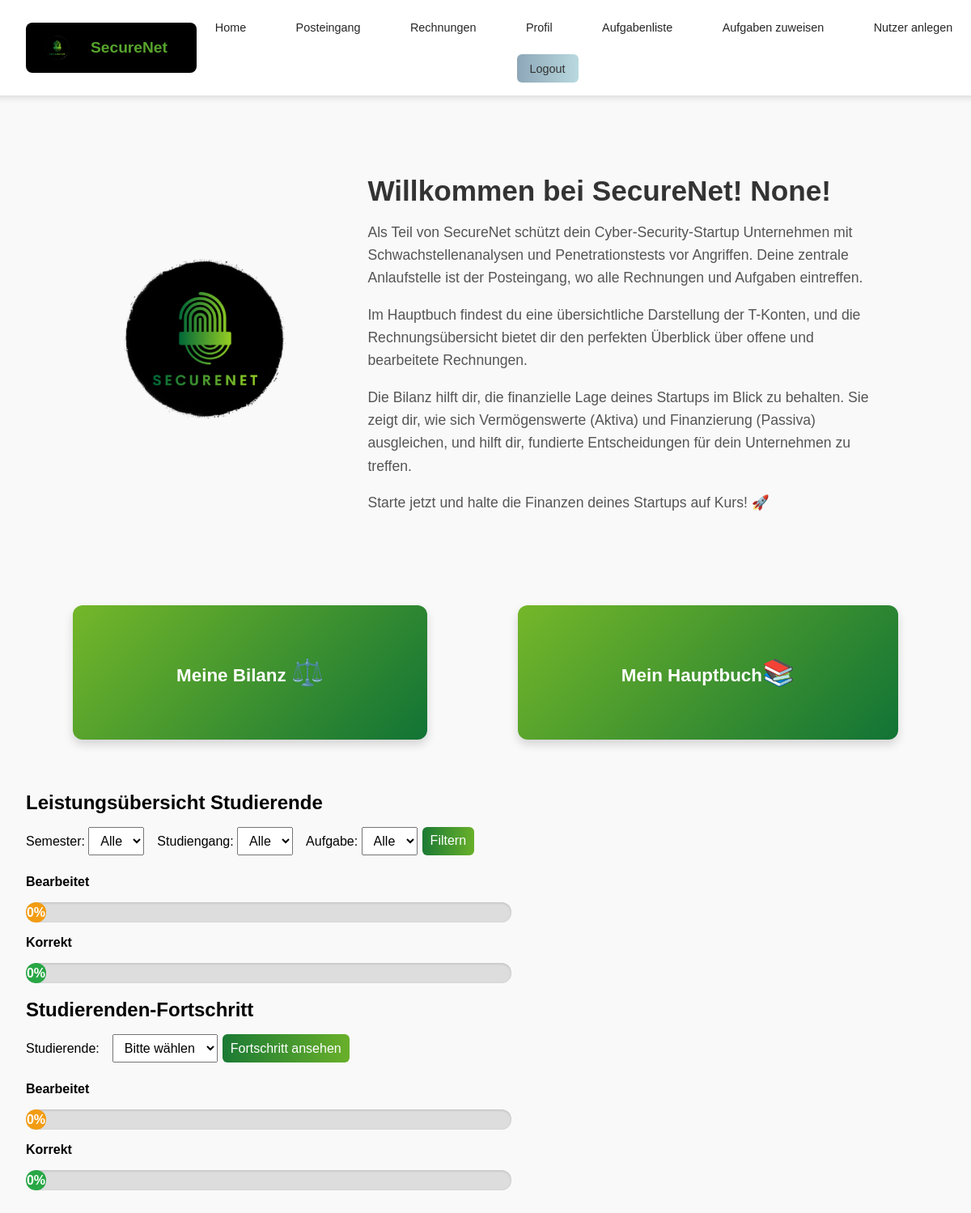
/frontpage/ (signed in), run on an earlier commit of the app's database.
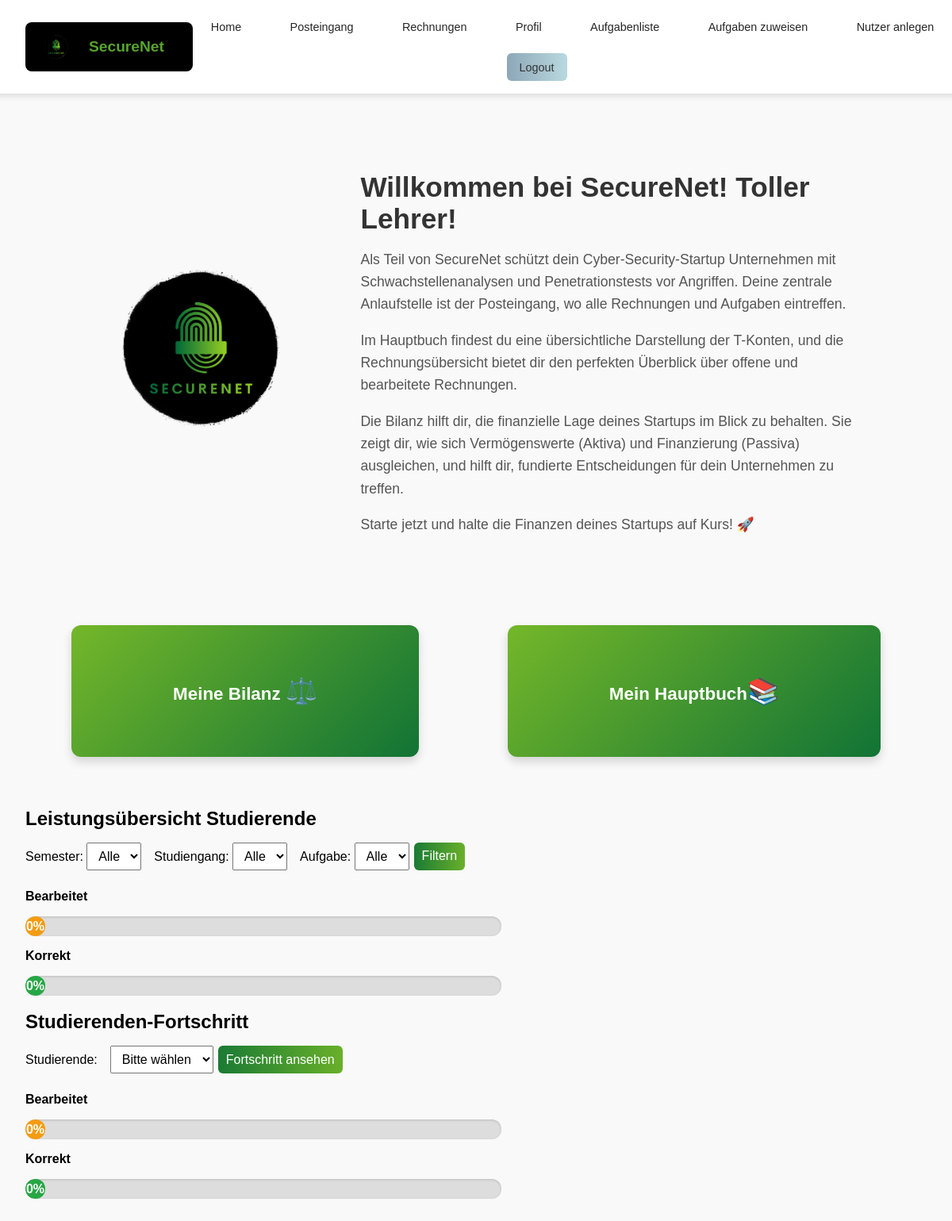
And on a later commit of the database.
### users/models.py (models this page shows, shortened)
class CustomUser(AbstractUser):
    objects = CustomUserManager()
    ROLE_CHOICES = (
        ('student', 'Studierende'),
        ('teacher', 'Lehrkraft'),
    )
    role = models.CharField(max_length=10, choices=ROLE_CHOICES, default='student')
    professor = models.ForeignKey(
        'self',
        null=True, blank=True,
        limit_choices_to={'role': 'teacher'},
        on_delete=models.SET_NULL,
        related_name='students'
    )
    semester = models.ForeignKey(Semester, null = True, on_delete=models.CASCADE, default = 1)
    studiengang = models.ForeignKey(
        Studiengang,
        on_delete=models.CASCADE,
        null=True, blank=True,  # Allow empty reference initially
        related_name='students'  # Optional but recommended for clarity
    )
    unternehmen = models.ForeignKey(
        Unternehmen,
        on_delete=models.SET_NULL,
        null=True, blank=True,
        related_name="studierende"
    )
    display_name = models.CharField(max_length=150, blank=True, null=True)
    nutzergruppe = models.IntegerField(null=True, blank=True)  # Kann für Lehrer None sein

### young_wolf/views.py (the view)
# urls.py: path('frontpage/', views.frontpage, name = 'frontpage' ),
def frontpage(request):
    return render(request, 'frontpage.html')

### templates/frontpage.html (shortened to what this page needs)
{% extends 'master_layout.html' %}
{% load static %}
{% block css %}
<link rel="stylesheet" href="{% static 'css/frontpage.css' %}">
{% endblock %}
{% block content %}
<div class="logo-and-description">
    <img src="/media/securenet-logo.png" alt="SecureNet Logo" class="securenet-logo_front">
    <div class="description">
        <h1>Willkommen bei SecureNet!  {{ user.display_name }}!</h1>
        <p>
            Als Teil von SecureNet schützt dein Cyber-Security-Startup Unternehmen mit
            Schwachstellenanalysen und Penetrationstests vor Angriffen. Deine zentrale
            Anlaufstelle ist der Posteingang, wo alle Rechnungen und Aufgaben eintreffen.
        </p>
        <p>
            Im Hauptbuch findest du eine übersichtliche Darstellung der T-Konten, und die
            Rechnungsübersicht bietet dir den perfekten Überblick über offene und
            bearbeitete Rechnungen.
        </p>
        <p>
            Die Bilanz hilft dir, die finanzielle Lage deines Startups im Blick zu behalten.
            Sie zeigt dir, wie sich Vermögenswerte (Aktiva) und Finanzierung (Passiva) ausgleichen,
            und hilft dir, fundierte Entscheidungen für dein Unternehmen zu treffen.
        </p>
        <p>Starte jetzt und halte die Finanzen deines Startups auf Kurs! 🚀</p>
    </div>
</div>
<div class="action-buttons">
    <div class="widget-button">
        <a href="{% url 'posts:bilanz' %}" class="button">Meine Bilanz <span class="emoji">⚖️</span></a>
    </div>
    <div class="widget-button">
        <a href="{% url 'posts:hauptbuch' %}" class="button">Mein Hauptbuch<span class="emoji">📚</span></a></a>
    </div>
</div>
{% if user.role == 'teacher' %}
<h2 class="section-title">Leistungsübersicht Studierende</h2>
<div class="filter-container">
    <label>Semester:
        <select id="filter-semester">
        <option value="">Alle</option>
    </select>
</label>
<label>Studiengang:
    <select id="filter-studiengang">
        <option value="">Alle</option>
    </select>
</label>
<label>Aufgabe:
    <select id="filter-aufgabe">
        <option value="">Alle</option>
    </select>
</label>
<button onclick="ladeLehrerFortschritt()" class="leistung-btn">Filtern</button>
</div>
<div class="progress-bar-container teacher-progress">
    <span>Bearbeitet</span>
    <div class="progress-bar">
        <div class="progress-fill" id="progress-lehrer-bearbeitet" style="width: 0.2%;">0%</div>
    </div>
    <span>Korrekt</span>
    <div class="progress-bar">
        <div class="progress-fill correct" id="progress-lehrer-korrekt" style="width: 0.2%;">0%</div>
    </div>
</div>
<h2 class="section-title">Studierenden-Fortschritt</h2>
<div class="filter-container">
    <label for="filter-student">Studierende:</label>
    <select id="filter-student" class="dropdown">
        <option value="">Bitte wählen</option>
    </select>
    <button onclick="ladeStudiFortschritt()" class="leistung-btn">Fortschritt ansehen</button>
</div>
<div class="progress-bar-container">
    <span>Bearbeitet</span>
    <div class="progress-bar">
        <div class="progress-fill" id="progress-studi-bearbeitet" style="width: 1%;">0%</div>
    </div>
    <span>Korrekt</span>
    <div class="progress-bar">
        <div class="progress-fill correct" id="progress-studi-korrekt" style="width: 1%;">0%</div>
    </div>
</div>
{% endif %}
{% endblock %}

What changed in the data, as far as the page shows it:
changed CustomUser: display_name "None" → "Toller Lehrer"
